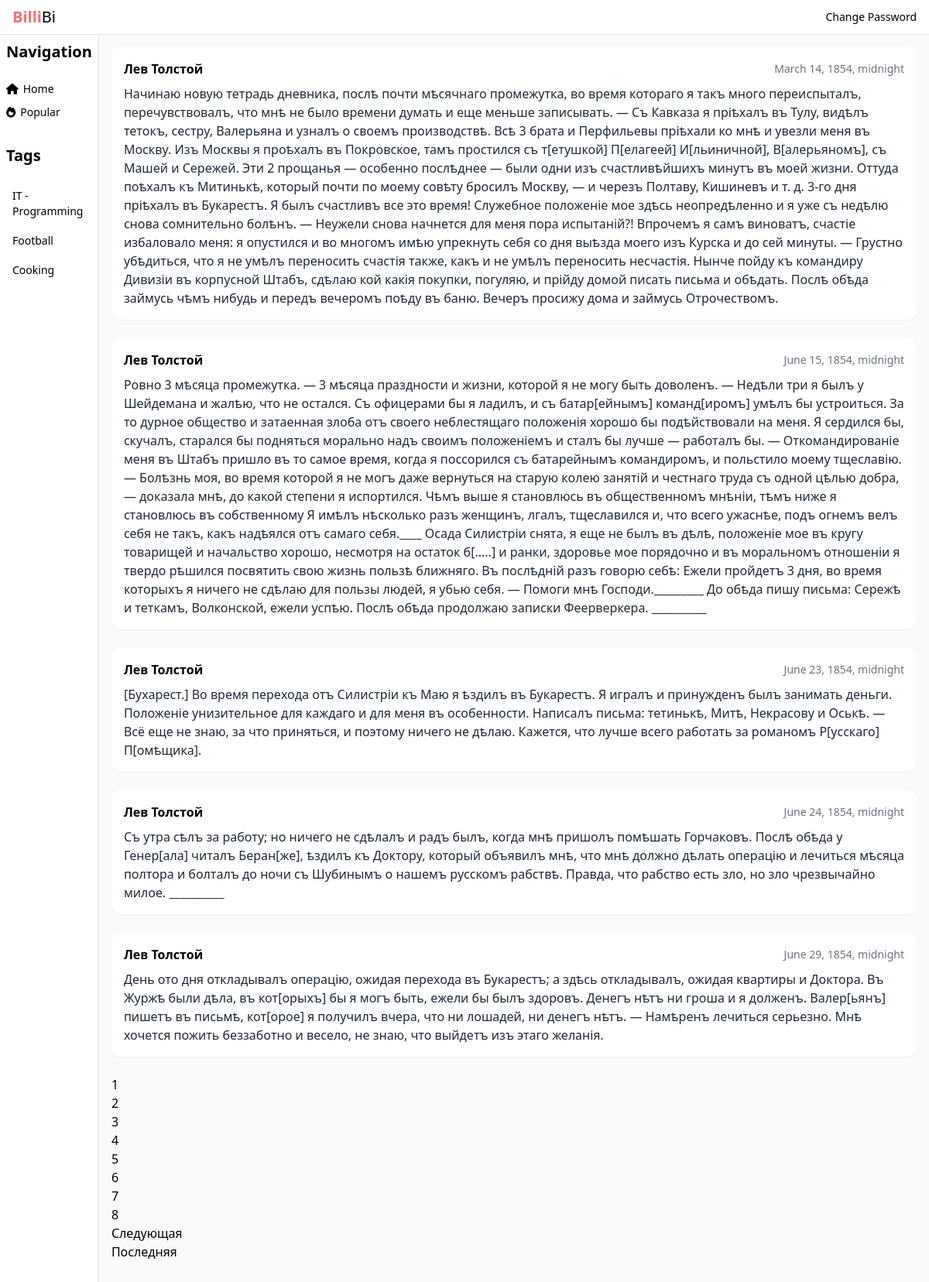
Screenshot of / (signed in) with the database file from the repository.
### posts/models.py (models this page shows, shortened)
class Post(models.Model):
    text = models.TextField()
    pub_date = models.DateTimeField(auto_now_add=True)
    author = models.ForeignKey(
        User,
        on_delete=models.CASCADE,
        related_name='posts'
    )
    group = models.ForeignKey(
        "Group",
        on_delete=models.SET_NULL,
        blank=True,
        null=True
    )

### posts/views.py (the view)
    def check_user(request, *args, **kwargs):
        if request.user.is_authenticated:
            return func(request, *args, **kwargs)
        return redirect('/auth/login/')

### posts/views.py (called while the page is built)
def authorized_only(func):
    def check_user(request, *args, **kwargs):
        if request.user.is_authenticated:
            return func(request, *args, **kwargs)
        return redirect('/auth/login/')
    return check_user

@authorized_only
def index(request):
        posts = Post.objects.all()
        paginator = Paginator(posts, 5)
        page_number = request.GET.get('page')
        page_obj = paginator.get_page(page_number)
        context = {
            'page_obj': page_obj,
        }
        return render(request, 'posts/index.html', context,)

### posts/templates/posts/index.html (shortened to what this page needs)
{% load static %}
<!DOCTYPE html>
<html lang="en">
<head>
  <script src="https://cdn.tailwindcss.com"></script>
  <link rel="stylesheet" href="https://cdnjs.cloudflare.com/ajax/libs/font-awesome/6.7.2/css/all.min.css"/>
</head>
<body class="bg-gray-50">
  <header class="px-4 py-2 flex items-center justify-between border-b bg-white">
    <div class="flex items-center gap-2">
      <a href="{% url 'index' %}"><h1 class="text-xl"><span class="text-red-400 font-bold">Billi</span>Bi</h1></a>
    </div>
    <div class="flex items-center gap-2 text-sm">
      {% if user.is_authenticated %}
        <a href="{% url 'users:password_change_form' %}">Change Password</a>
      {% else %}
        <a href="{% url 'users:login' %}">Login</a>
        <a href="{% url 'users:signup' %}" class="bg-red-600 px-2 py-1 text-white rounded-lg">Sign up</a>
      {% endif %}
    </div>
  </header>
  <div class="flex">
    <aside id="sidebar" class="px-2 py-2 flex-col gap-2 text-center text-lg border-r w-64 h-screen bg-white hidden md:flex">
      <h1 class="text-xl text-left font-bold mb-4">Navigation</h1>
      <div class="flex flex-col gap-2.5">
        <a href="{% url 'index' %}" class="flex items-center gap-1.5 text-sm hover:text-red-500"><i class="fa-solid fa-home"></i>Home</a>
        <a href="#" class="flex items-center gap-1.5 text-sm hover:text-red-500"><i class="fa-solid fa-fire"></i> Popular</a>
      </div>
      <h1 class="text-xl text-left font-bold mb-4 mt-6">Tags</h1>
      <div class="flex flex-col gap-2.5">
        <a href="{% url 'group_post' slug='IT' %}" class="transition-all duration-300 px-2 py-1 rounded-sm hover:bg-gray-100 text-left text-sm">IT - Programming {{ count_posts_it }}</a>
        <a href="{% url 'group_post' slug='Sport' %}" class="transition-all duration-300 px-2 py-1 rounded-sm hover:bg-gray-100 text-left text-sm">Football {{ count_posts_it }}</a>
        <a href="#" class="transition-all duration-300 px-2 py-1 rounded-sm hover:bg-gray-100 text-left text-sm">Cooking</a>
      </div>
    </aside>
    <main class="grow p-4">
    {% block content %}
      {% for post in page_obj %}
        <article class="bg-white p-4 rounded-xl shadow-sm mb-6">
          <div class="flex justify-between items-center mb-2">
            <span class="font-semibold">{{ post.author.get_full_name }}</span>
            <span class="text-gray-500 text-sm">{{ post.pub_date }}</span>
          </div>
          <p class="text-gray-800">{{ post.text }}</p>
        </article>
      {% empty %}
        <p>No posts available.</p>
      {% endfor %}
      {% if page_obj.has_other_pages %}
<nav aria-label="Page navigation" class="my-5">
  <ul class="pagination">
    {% for i in page_obj.paginator.page_range %}
        {% if page_obj.number == i %}
              <li class="page-item active">
                <span class="page-link">{{ i }}</span>
              </li>
            {% else %}
              <li class="page-item">
                <a class="page-link" href="?page={{ i }}">{{ i }}</a>
              </li>
            {% endif %}
        {% endfor %}
        {% if page_obj.has_next %}
          <li class="page-item">
            <a class="page-link" href="?page={{ page_obj.next_page_number }}">
              Следующая
            </a>
          </li>
          <li class="page-item">
            <a class="page-link" href="?page={{ page_obj.paginator.num_pages }}">
              Последняя
            </a>
          </li>
        {% endif %}
      </ul>
    </nav>
    {% endif %}
    {% endblock %}
    </main>
  </div>
</body>
</html>

### rows the page displays
Post: author.get_full_name "Лев Толстой", pub_date "March 14, 1854, midnight", text "Начинаю новую тетрадь дневника, послѣ почти мѣсячнаго промежутка, во время котораго я такъ много переиспыталъ, перечувствовалъ, что мнѣ не было времени думать и еще меньше записывать. — Съ Кавказа я пріѣхалъ въ Тулу, видѣлъ тетокъ, сестру, Валерьяна и узналъ о своемъ производствѣ. Всѣ 3 брата и Перфильевы пріѣхали ко мнѣ и увезли меня въ Москву. Изъ Москвы я проѣхалъ въ Покровское, тамъ простился съ т[етушкой] П[елагеей] И[льиничной], В[алерьяномъ], съ Машей и Сережей. Эти 2 прощанья — особенно послѣднее — были одни изъ счастливѣйшихъ минутъ въ моей жизни. Оттуда поѣхалъ къ Митинькѣ, который почти по моему совѣту бросилъ Москву, — и черезъ Полтаву, Кишиневъ и т. д. 3-го дня пріѣхалъ въ…"
Post: author.get_full_name "Лев Толстой", pub_date "June 15, 1854, midnight", text "Ровно 3 мѣсяца промежутка. — 3 мѣсяца праздности и жизни, которой я не могу быть доволенъ. — Недѣли три я былъ у Шейдемана и жалѣю, что не остался. Съ офицерами бы я ладилъ, и съ батар[ейнымъ] команд[иромъ] умѣлъ бы устроиться. За то дурное общество и затаенная злоба отъ своего неблестящаго положенія хорошо бы подѣйствовали на меня. Я сердился бы, скучалъ, старался бы подняться морально надъ своимъ положеніемъ и сталъ бы лучше — работалъ бы. — Откомандированіе меня въ Штабъ пришло въ то самое время, когда я поссорился съ батарейнымъ командиромъ, и польстило моему тщеславію. — Болѣзнь моя, во время которой я не могъ даже вернуться на старую колею занятій и честнаго труда съ одной цѣлью…"
Post: author.get_full_name "Лев Толстой", pub_date "June 23, 1854, midnight", text "[Бухарест.] Во время перехода отъ Силистріи къ Маю я ѣздилъ въ Букарестъ. Я игралъ и принужденъ былъ занимать деньги. Положеніе унизительное для каждаго и для меня въ особенности. Написалъ письма: тетинькѣ, Митѣ, Некрасову и Оськѣ. — Всё еще не знаю, за что приняться, и поэтому ничего не дѣлаю. Кажется, что лучше всего работать за романомъ Р[усскаго] П[омѣщика]."
Post: author.get_full_name "Лев Толстой", pub_date "June 24, 1854, midnight", text "Съ утра сѣлъ за работу; но ничего не сдѣлалъ и радъ былъ, когда мнѣ пришолъ помѣшать Горчаковъ. Послѣ обѣда у Генер[ала] читалъ Беран[же], ѣздилъ къ Доктору, который объявилъ мнѣ, что мнѣ должно дѣлать операцію и лечиться мѣсяца полтора и болталъ до ночи съ Шубинымъ о нашемъ русскомъ рабствѣ. Правда, что рабство есть зло, но зло чрезвычайно милое. __________"
Post: author.get_full_name "Лев Толстой", pub_date "June 29, 1854, midnight", text "День ото дня откладывалъ операцію, ожидая перехода въ Букарестъ; a здѣсь откладывалъ, ожидая квартиры и Доктора. Въ Журжѣ были дѣла, въ кот[орыхъ] бы я могъ быть, ежели бы былъ здоровъ. Денегъ нѣтъ ни гроша и я долженъ. Валер[ьянъ] пишетъ въ письмѣ, кот[орое] я получилъ вчера, что ни лошадей, ни денегъ нѣтъ. — Намѣренъ лечиться серьезно. Мнѣ хочется пожить беззаботно и весело, не знаю, что выйдетъ изъ этаго желанія."

### other values shown
{{ i }} "1"
{{ i }} "2" "3" "4" "5" "6" "7" "8"
